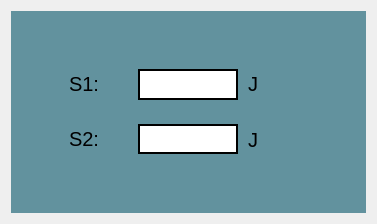
                <widget class="QWidget" name="tab_21">
                 <attribute name="title">
                  <string>Energía</string>
                 </attribute>
                 <layout class="QGridLayout" name="gridLayout_17">
                  <item row="0" column="0">
                   <widget class="QFrame" name="frame_11">
                    <property name="styleSheet">
                     <string notr="true">QFrame{
	background-color: rgb(98, 146, 158);
	border: none;
}</string>
                    </property>
                    <property name="frameShape">
                     <enum>QFrame::StyledPanel</enum>
                    </property>
                    <property name="frameShadow">
                     <enum>QFrame::Raised</enum>
                    </property>
                    <layout class="QGridLayout" name="gridLayout_37">
                     <item row="2" column="0">
                      <widget class="QFrame" name="frame_37">
                       <property name="frameShape">
                        <enum>QFrame::StyledPanel</enum>
                       </property>
                       <property name="frameShadow">
                        <enum>QFrame::Raised</enum>
                       </property>
                       <layout class="QGridLayout" name="gridLayout_39">
                        <property name="spacing">
                         <number>7</number>
                        </property>
                        <item row="0" column="0">
                         <spacer name="horizontalSpacer_5">
                          <property name="orientation">
                           <enum>Qt::Horizontal</enum>
                          </property>
                          <property name="sizeHint" stdset="0">
                           <size>
                            <width>40</width>
                            <height>20</height>
                           </size>
                          </property>
                         </spacer>
                        </item>
                        <item row="0" column="4">
                         <spacer name="horizontalSpacer_4">
                          <property name="orientation">
                           <enum>Qt::Horizontal</enum>
                          </property>
                          <property name="sizeHint" stdset="0">
                           <size>
                            <width>40</width>
                            <height>20</height>
                           </size>
                          </property>
                         </spacer>
                        </item>
                        <item row="0" column="2">
                         <widget class="QFrame" name="frameE2">
                          <property name="minimumSize">
                           <size>
                            <width>105</width>
                            <height>31</height>
                           </size>
                          </property>
                          <property name="maximumSize">
                           <size>
                            <width>105</width>
                            <height>31</height>
                           </size>
                          </property>
                          <property name="frameShape">
                           <enum>QFrame::StyledPanel</enum>
                          </property>
                          <property name="frameShadow">
                           <enum>QFrame::Raised</enum>
                          </property>
                          <layout class="QGridLayout" name="gridLayout_36">
                           <property name="leftMargin">
                            <number>1</number>
                           </property>
                           <property name="topMargin">
                            <number>0</number>
                           </property>
                           <property name="rightMargin">
                            <number>1</number>
                           </property>
                           <property name="bottomMargin">
                            <number>0</number>
                           </property>
                           <property name="spacing">
                            <number>1</number>
                           </property>
                           <item row="0" column="0">
                            <widget class="QLineEdit" name="E2">
                             <property name="minimumSize">
                              <size>
                               <width>100</width>
                               <height>30</height>
                              </size>
                             </property>
                             <property name="maximumSize">
                              <size>
                               <width>100</width>
                               <height>30</height>
                              </size>
                             </property>
                             <property name="styleSheet">
                              <string notr="true">QLineEdit{
background-color: white;
border: 2px solid black;
font-color: black;
qproperty-alignment: AlignCenter;
font-size: 15px;
}</string>
                             </property>
                             <property name="text">
                              <string/>
                             </property>
                            </widget>
                           </item>
                          </layout>
                         </widget>
                        </item>
                        <item row="0" column="1">
                         <widget class="QFrame" name="frame_38">
                          <property name="minimumSize">
                           <size>
                            <width>60</width>
                            <height>30</height>
                           </size>
                          </property>
                          <property name="maximumSize">
                           <size>
                            <width>60</width>
                            <height>16777215</height>
                           </size>
                          </property>
                          <property name="frameShape">
                           <enum>QFrame::StyledPanel</enum>
                          </property>
                          <property name="frameShadow">
                           <enum>QFrame::Raised</enum>
                          </property>
                          <layout class="QGridLayout" name="gridLayout_34">
                           <property name="leftMargin">
                            <number>0</number>
                           </property>
                           <property name="topMargin">
                            <number>0</number>
                           </property>
                           <property name="rightMargin">
                            <number>0</number>
                           </property>
                           <property name="bottomMargin">
                            <number>0</number>
                           </property>
                           <item row="0" column="0">
                            <widget class="QLabel" name="label_107">
                             <property name="minimumSize">
                              <size>
                               <width>30</width>
                               <height>20</height>
                              </size>
                             </property>
                             <property name="maximumSize">
                              <size>
                               <width>60</width>
                               <height>30</height>
                              </size>
                             </property>
                             <property name="styleSheet">
                              <string notr="true">QLabel{
qproperty-alignment: AlignRight;
font-size: 20px;
border: none;
background-color: transparent;
}</string>
                             </property>
                             <property name="text">
                              <string>S2:</string>
                             </property>
                            </widget>
                           </item>
                          </layout>
                         </widget>
                        </item>
                        <item row="0" column="3">
                         <widget class="QFrame" name="frame_39">
                          <property name="minimumSize">
                           <size>
                            <width>60</width>
                            <height>30</height>
                           </size>
                          </property>
                          <property name="maximumSize">
                           <size>
                            <width>60</width>
                            <height>16777215</height>
                           </size>
                          </property>
                          <property name="frameShape">
                           <enum>QFrame::StyledPanel</enum>
                          </property>
                          <property name="frameShadow">
                           <enum>QFrame::Raised</enum>
                          </property>
                          <layout class="QGridLayout" name="gridLayout_35">
                           <property name="leftMargin">
                            <number>0</number>
                           </property>
                           <property name="topMargin">
                            <number>0</number>
                           </property>
                           <property name="rightMargin">
                            <number>0</number>
                           </property>
                           <property name="bottomMargin">
                            <number>0</number>
                           </property>
                           <item row="0" column="0">
                            <widget class="QLabel" name="label_108">
                             <property name="minimumSize">
                              <size>
                               <width>30</width>
                               <height>30</height>
                              </size>
                             </property>
                             <property name="maximumSize">
                              <size>
                               <width>60</width>
                               <height>16777215</height>
                              </size>
                             </property>
                             <property name="styleSheet">
                              <string notr="true">QLabel{
qproperty-alignment: AlignLeft;
font-size: 20px;
border: none;
background-color: transparent;
}</string>
                             </property>
                             <property name="text">
                              <string>J</string>
                             </property>
                            </widget>
                           </item>
                          </layout>
                         </widget>
                        </item>
                       </layout>
                      </widget>
                     </item>
                     <item row="0" column="0">
                      <spacer name="verticalSpacer_3">
                       <property name="orientation">
                        <enum>Qt::Vertical</enum>
                       </property>
                       <property name="sizeHint" stdset="0">
                        <size>
                         <width>20</width>
                         <height>40</height>
                        </size>
                       </property>
                      </spacer>
                     </item>
                     <item row="3" column="0">
                      <spacer name="verticalSpacer_2">
                       <property name="orientation">
                        <enum>Qt::Vertical</enum>
                       </property>
                       <property name="sizeHint" stdset="0">
                        <size>
                         <width>20</width>
                         <height>40</height>
                        </size>
                       </property>
                      </spacer>
                     </item>
                     <item row="1" column="0">
                      <widget class="QFrame" name="frame_36">
                       <property name="minimumSize">
                        <size>
                         <width>0</width>
                         <height>0</height>
                        </size>
                       </property>
                       <property name="frameShape">
                        <enum>QFrame::StyledPanel</enum>
                       </property>
                       <property name="frameShadow">
                        <enum>QFrame::Raised</enum>
                       </property>
                       <layout class="QGridLayout" name="gridLayout_38">
                        <property name="spacing">
                         <number>7</number>
                        </property>
                        <item row="0" column="4">
                         <spacer name="horizontalSpacer_3">
                          <property name="orientation">
                           <enum>Qt::Horizontal</enum>
                          </property>
                          <property name="sizeHint" stdset="0">
                           <size>
                            <width>40</width>
                            <height>20</height>
                           </size>
                          </property>
                         </spacer>
                        </item>
                        <item row="0" column="0">
                         <spacer name="horizontalSpacer_2">
                          <property name="orientation">
                           <enum>Qt::Horizontal</enum>
                          </property>
                          <property name="sizeHint" stdset="0">
                           <size>
                            <width>40</width>
                            <height>20</height>
                           </size>
                          </property>
                         </spacer>
                        </item>
                        <item row="0" column="1">
                         <widget class="QFrame" name="frame_34">
                          <property name="minimumSize">
                           <size>
                            <width>60</width>
                            <height>30</height>
                           </size>
                          </property>
                          <property name="maximumSize">
                           <size>
                            <width>60</width>
                            <height>30</height>
                           </size>
                          </property>
                          <property name="frameShape">
                           <enum>QFrame::StyledPanel</enum>
                          </property>
                          <property name="frameShadow">
                           <enum>QFrame::Raised</enum>
                          </property>
                          <layout class="QGridLayout" name="gridLayout_32">
                           <property name="leftMargin">
                            <number>0</number>
                           </property>
                           <property name="topMargin">
                            <number>0</number>
                           </property>
                           <property name="rightMargin">
                            <number>0</number>
                           </property>
                           <property name="bottomMargin">
                            <number>0</number>
                           </property>
                           <item row="0" column="0">
                            <widget class="QLabel" name="label_97">
                             <property name="minimumSize">
                              <size>
                               <width>30</width>
                               <height>20</height>
                              </size>
                             </property>
                             <property name="maximumSize">
                              <size>
                               <width>60</width>
                               <height>16777215</height>
                              </size>
                             </property>
                             <property name="styleSheet">
                              <string notr="true">QLabel{
qproperty-alignment: AlignRight;
font-size: 20px;
border: none;
background-color: transparent;
}</string>
                             </property>
                             <property name="text">
                              <string>S1:</string>
                             </property>
                            </widget>
                           </item>
                          </layout>
                         </widget>
                        </item>
                        <item row="0" column="3">
                         <widget class="QFrame" name="frame_35">
                          <property name="minimumSize">
                           <size>
                            <width>60</width>
                            <height>30</height>
                           </size>
                          </property>
                          <property name="maximumSize">
                           <size>
                            <width>60</width>
                            <height>16777215</height>
                           </size>
                          </property>
                          <property name="frameShape">
                           <enum>QFrame::StyledPanel</enum>
                          </property>
                          <property name="frameShadow">
                           <enum>QFrame::Raised</enum>
                          </property>
                          <layout class="QGridLayout" name="gridLayout_31">
                           <property name="leftMargin">
                            <number>0</number>
                           </property>
                           <property name="topMargin">
                            <number>0</number>
                           </property>
                           <property name="rightMargin">
                            <number>0</number>
                           </property>
                           <property name="bottomMargin">
                            <number>0</number>
                           </property>
                           <item row="0" column="0">
                            <widget class="QLabel" name="label_98">
                             <property name="minimumSize">
                              <size>
                               <width>30</width>
                               <height>20</height>
                              </size>
                             </property>
                             <property name="maximumSize">
                              <size>
                               <width>60</width>
                               <height>30</height>
                              </size>
                             </property>
                             <property name="styleSheet">
                              <string notr="true">QLabel{
qproperty-alignment: AlignLeft;
font-size: 20px;
border: none;
background-color: transparent;
}</string>
                             </property>
                             <property name="text">
                              <string>J</string>
                             </property>
                            </widget>
                           </item>
                          </layout>
                         </widget>
                        </item>
                        <item row="0" column="2">
                         <widget class="QFrame" name="frameE1">
                          <property name="minimumSize">
                           <size>
                            <width>105</width>
                            <height>31</height>
                           </size>
                          </property>
                          <property name="maximumSize">
                           <size>
                            <width>105</width>
                            <height>31</height>
                           </size>
                          </property>
                          <property name="frameShape">
                           <enum>QFrame::StyledPanel</enum>
                          </property>
                          <property name="frameShadow">
                           <enum>QFrame::Raised</enum>
                          </property>
                          <layout class="QGridLayout" name="gridLayout_33">
                           <property name="leftMargin">
                            <number>1</number>
                           </property>
                           <property name="topMargin">
                            <number>0</number>
                           </property>
                           <property name="rightMargin">
                            <number>1</number>
                           </property>
                           <property name="bottomMargin">
                            <number>0</number>
                           </property>
                           <property name="spacing">
                            <number>1</number>
                           </property>
                           <item row="0" column="0">
                            <widget class="QLineEdit" name="E1">
                             <property name="minimumSize">
                              <size>
                               <width>100</width>
                               <height>30</height>
                              </size>
                             </property>
                             <property name="maximumSize">
                              <size>
                               <width>100</width>
                               <height>60</height>
                              </size>
                             </property>
                             <property name="sizeIncrement">
                              <size>
                               <width>0</width>
                               <height>0</height>
                              </size>
                             </property>
                             <property name="styleSheet">
                              <string notr="true">QLineEdit{
background-color: white;
border: 2px solid black;
font-color: black;
qproperty-alignment: AlignCenter;
font-size: 15px;
}</string>
                             </property>
                             <property name="text">
                              <string/>
                             </property>
                            </widget>
                           </item>
                          </layout>
                         </widget>
                        </item>
                       </layout>
                      </widget>
                     </item>
                    </layout>
                   </widget>
                  </item>
                 </layout>
                </widget>
